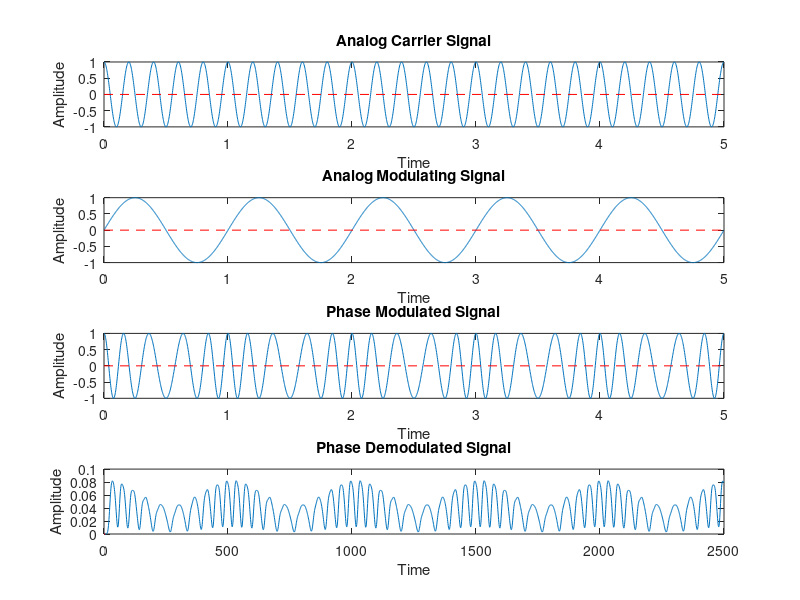

The MATLAB source for this figure:
clc;
clear all;
close all;

am = 1;
fm = 1;
ac = 1;
fc = 5;
kp = pi/2; %phase sensitivity modulator

fs = fc * 100;
T = 5;
t = 0 : 1 / fs : T - 1 / fs;

%Carrier Signal
ct = ac * cos(2 * pi * fc * t);

subplot(411);
plot(t,ct);
xlabel("Time");
ylabel("Amplitude");
title("Analog Carrier Signal");
line([0 T],[0 0],"linestyle","--","color","r");

%Modulating Signal
mt = am * sin(2 * pi * fm * t); 

subplot(412);
plot(t,mt);
xlabel("Time");
ylabel("Amplitude");
title("Analog Modulating Signal");
line([0 T],[0 0],"linestyle","--","color","r");

%Phase Modulation
st1 = ac * cos(2 * pi * fc * t + (kp.*mt));

subplot(413);
plot(t,st1);
xlabel("Time");
ylabel("Amplitude");
title("Phase Modulated Signal");
line([0 T],[0 0],"linestyle","--","color","r");

%Phase Demodulation
x = diff(st1);
y = abs(x);
[b,a] = butter(10,0.13);
st2 = filter(b,a,y);

subplot(414);
plot(st2);
xlabel("Time");
ylabel("Amplitude");
title("Phase Demodulated Signal");
line([0 T],[0 0],"linestyle","--","color","r");


